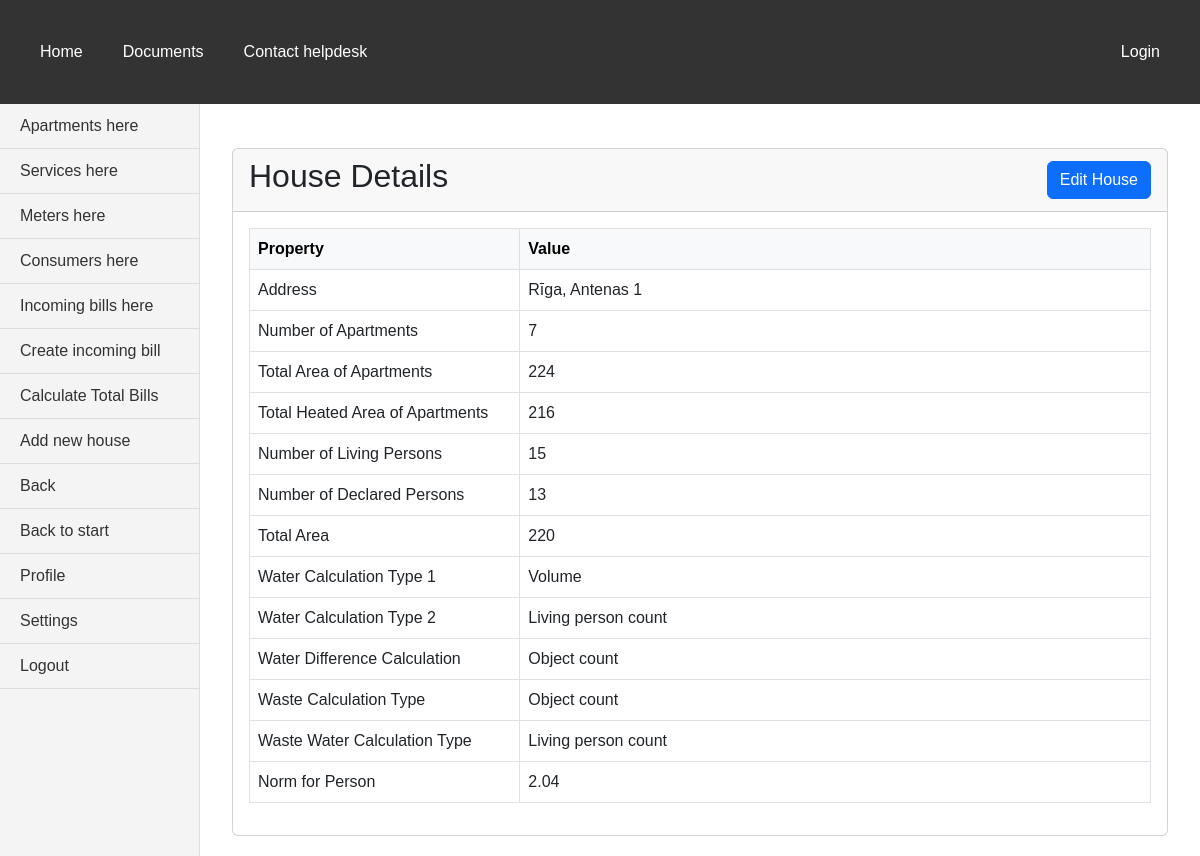
The page /bills/houses/11/ on the database as committed earlier.
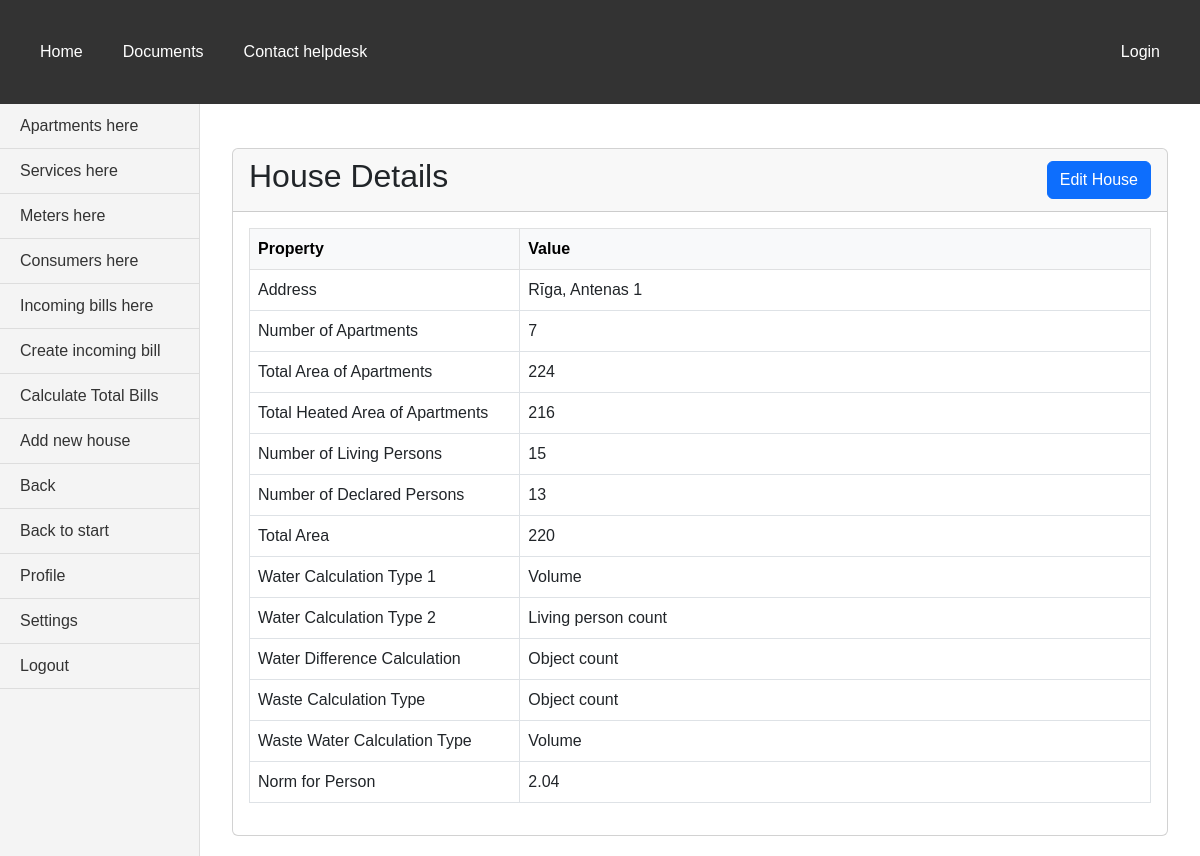
The same page on the database as committed later.
### bills/models.py (models this page shows, shortened)
class House(models.Model):
    CALCULATION_CHOICES = [
        ('volume', 'Volume'),
        ('object_count', 'Object count'),
        ('part_of_house', 'Part of house'),
        ('living_person_count', 'Living person count'),
        ('declared_person_count', 'Declared person count'),
    ]
    CHOICES_WATER_DIFFERENCE_CALCULATION = [
        (None, 'Select water difference calculation method'),
        ('object_count', 'Object count'),
        ('last_month_consumption', 'Last month consumption'),
        ('last_3_months_consumption', 'Last 3 months consumption'),
        ('part_of_house', 'Part of house'),
        ('living_person_count', 'Living person count'),
        ('declared_person_count', 'Declared person count'),
        ('room_wo_person', 'Room without person'),
        ]
    address = models.CharField(max_length=50, validators=[
        MinLengthValidator(6, 'Must be at least 6 characters'),
        MaxLengthValidator(50, 'Max length is 50 characters')
    ])
    apartment_count = models.IntegerField(validators=[MinValueValidator(0, 'Can not be negative number')])
    area_of_apartments_total = models.IntegerField(validators=[MinValueValidator(0, 'Can not be negative number')])
    area_of_apartments_heated_total = models.IntegerField("Total heated area of apartments", validators=[MinValueValidator(0, 'Can not be negative number')])
    living_person_count = models.IntegerField("Count of living persons", validators=[MinValueValidator(0, 'Can not be negative number')])
    declared_person_count = models.IntegerField("Count of declared persons", validators=[MinValueValidator(0, 'Can not be negative number')])
    area_total = models.IntegerField(validators=[MinValueValidator(0, 'Can not be negative number')])
    water_calculation_type_1 = models.CharField(max_length=30, choices=CALCULATION_CHOICES, default='volume')
    water_calculation_type_2 = models.CharField(max_length=30, choices=CALCULATION_CHOICES, default='living_person_count')
    water_difference_calculation = models.CharField(max_length=30, choices=CHOICES_WATER_DIFFERENCE_CALCULATION, default='object_count')
    waste_calculation_type = models.CharField(max_length=30, choices=CALCULATION_CHOICES, default='living_person_count')
    waste_water_calculation_type = models.CharField(max_length=30, choices=CALCULATION_CHOICES, default='living_person_count')
    norm_for_person = models.DecimalField(max_digits=10, decimal_places=2, default=0)

### bills/views.py (the view)
# urls.py: path("houses/<int:pk>/", views.HouseDetailView.as_view(), name='house_detail'),
class HouseDetailView(DetailView):
    model = House
    template_name = 'bills/house_detail.html'
    context_object_name = 'house'
    def get_context_data(self, **kwargs):
        context = super().get_context_data(**kwargs)
        context["edit_url"] = reverse_lazy('house_update', kwargs={'pk': self.object.pk})
        return context

### bills/templates/bills/house_detail.html (shortened to what the changed rows need)
{% extends 'base.html' %}
{% block content %}
<div class="container mt-4">
    <div class="card">
        <div class="card-header d-flex justify-content-between align-items-center">
            <h2>House Details</h2>
        </div>
        <div class="card-body">
            <div class="table-responsive">
                <table class="table table-bordered table-hover">
                    <thead class="table-light">
                        <tr>
                            <th style="width: 30%">Property</th>
                            <th style="width: 70%">Value</th>
                        </tr>
                    </thead>
                    <tbody>
                        <tr>
                            <td>Address</td>
                            <td>{{ house.address }}</td>
                        </tr>
                        <tr>
                            <td>Number of Apartments</td>
                            <td>{{ house.apartment_count }}</td>
                        </tr>
                        <tr>
                            <td>Total Area of Apartments</td>
                            <td>{{ house.area_of_apartments_total }}</td>
                        </tr>
                        <tr>
                            <td>Total Heated Area of Apartments</td>
                            <td>{{ house.area_of_apartments_heated_total }}</td>
                        </tr>
                        <tr>
                            <td>Number of Living Persons</td>
                            <td>{{ house.living_person_count }}</td>
                        </tr>
                        <tr>
                            <td>Number of Declared Persons</td>
                            <td>{{ house.declared_person_count }}</td>
                        </tr>
                        <tr>
                            <td>Total Area</td>
                            <td>{{ house.area_total }}</td>
                        </tr>
                        <tr>
                            <td>Water Calculation Type 1</td>
                            <td>{{ house.get_water_calculation_type_1_display }}</td>
                        </tr>
                        <tr>
                            <td>Water Calculation Type 2</td>
                            <td>{{ house.get_water_calculation_type_2_display }}</td>
                        </tr>
                        <tr>
                            <td>Water Difference Calculation</td>
                            <td>{{ house.get_water_difference_calculation_display }}</td>
                        </tr>
                        <tr>
                            <td>Waste Calculation Type</td>
                            <td>{{ house.get_waste_calculation_type_display }}</td>
                        </tr>
                        <tr>
                            <td>Waste Water Calculation Type</td>
                            <td>{{ house.get_waste_water_calculation_type_display }}</td>
                        </tr>
                        <tr>
                            <td>Norm for Person</td>
                            <td>{{ house.norm_for_person }}</td>
                        </tr>
                    </tbody>
                </table>
            </div>
        </div>
    </div>
</div>
{% endblock %}

Rows that differ between the two databases and show on the page:
changed House "Rīga, Antenas 1": waste_water_calculation_type "Living person count" → "Volume"
